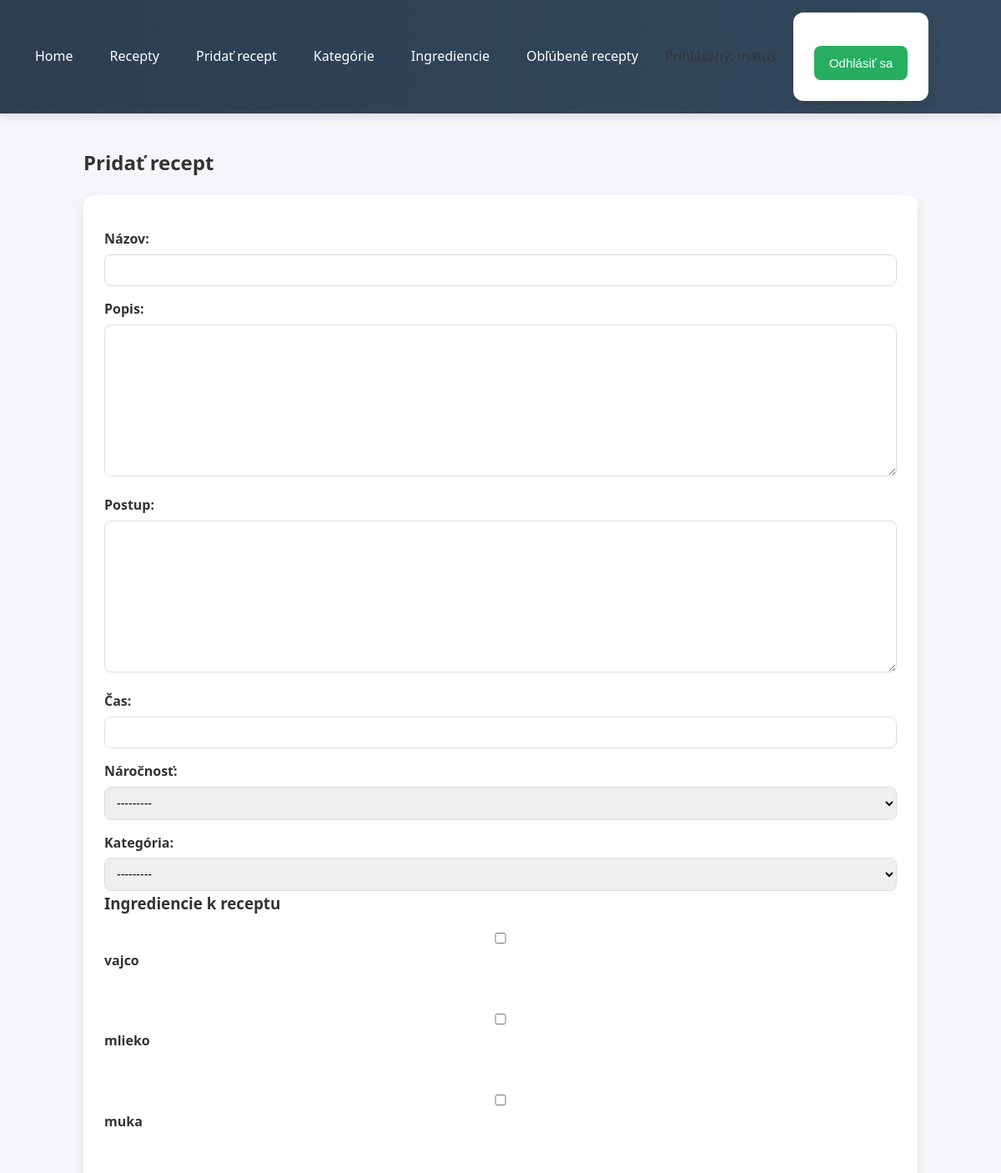
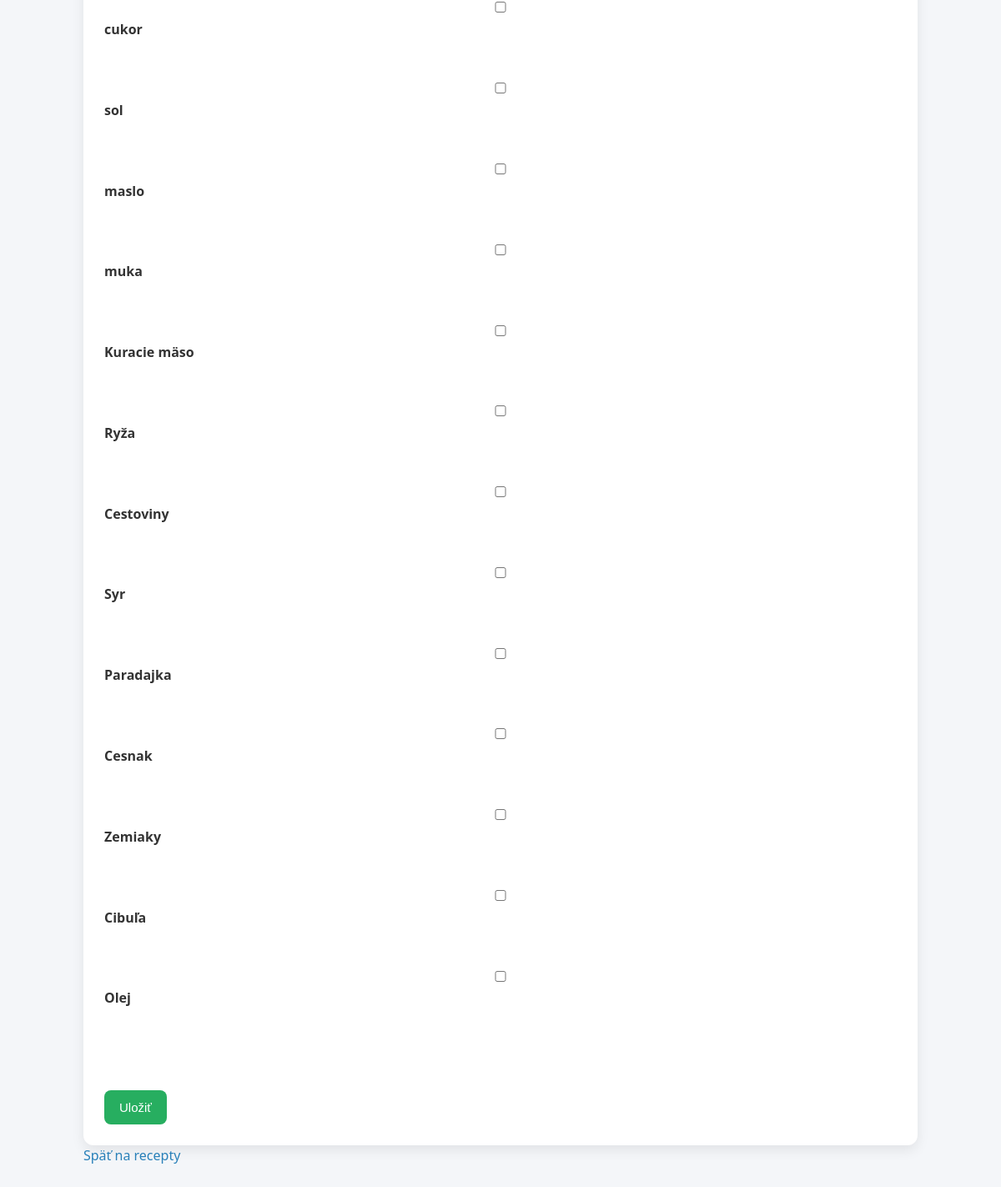
The app's page /add/ (signed in) with its own data (2 pictures, top to bottom).
### recipes/models.py (models this page shows, shortened)
class Ingredient(models.Model):
    name = models.CharField(max_length=100)
    description = models.TextField(blank=True)
    allergen_type = models.CharField(max_length=100, blank=True)

### recipes/views.py (the view)
# urls.py: path('add/', views.add_recipe, name='add_recipe'),
@login_required
def add_recipe(request):
    ingredients = Ingredient.objects.all()
    if request.method == 'POST':
        form = RecipeForm(request.POST)
        if form.is_valid():
            recipe = form.save()
            selected_ingredients = request.POST.getlist('ingredients')
            for ingredient_id in selected_ingredients:
                RecipeIngredient.objects.create(
                    recipe=recipe,
                    ingredient_id=ingredient_id,
                    quantity=0,
                    unit=''
                )
            return redirect('detail', id=recipe.id)
    else:
        form = RecipeForm()
    return render(request, 'recipes/form.html', {
        'form': form,
        'ingredients': ingredients
    })

### recipes/forms.py
class RecipeForm(forms.ModelForm):
    class Meta:
        model = Recipe
        fields = ['name', 'description', 'procedure', 'prep_time', 'difficulty', 'category']

### recipes/models.py (called while the page is built)
    def __str__(self):
        return self.name

### recipes/templates/recipes/form.html (shortened to what this page needs)
{% extends 'recipes/base.html' %}
{% block content %}
<h2>Pridať recept</h2>
<form method="post">
    <label>Názov:</label>
    {{ form.name }}
    <label>Popis:</label>
    {{ form.description }}
    <label>Postup:</label>
    {{ form.procedure }}
    <label>Čas:</label>
    {{ form.prep_time }}
    <label>Náročnosť:</label>
    {{ form.difficulty }}
    <label>Kategória:</label>
    {{ form.category }}
    <h3>Ingrediencie k receptu</h3>
{% for ingredient in ingredients %}
    <label>
        <input type="checkbox" name="ingredients" value="{{ ingredient.id }}">
        {{ ingredient.name }}
    </label>
    <br>
{% endfor %}
    <br><br>
    <button type="submit">Uložiť</button>
</form>
<p>
    <a href="{% url 'recipes' %}">Späť na recepty</a>
</p>
{% endblock %}

### recipes/static/recipes/style.css (style rules this page uses)
* { margin: 0; padding: 0; box-sizing: border-box; }
body { font-family: "Segoe UI", Roboto, Arial, sans-serif; background: #f4f6f9; color: #333; line-height: 1.6; }
h1, h2 { margin-bottom: 20px; }
a { color: #2980b9; text-decoration: none; font-weight: 500; }
form { background: white; padding: 25px; border-radius: 12px; box-shadow: 0 6px 15px rgba(0,0,0,0.08); }
label { font-weight: 600; display: block; margin-top: 15px; margin-bottom: 5px; }
input, textarea, select { width: 100%; padding: 10px; border: 1px solid #ddd; border-radius: 8px; font-size: 14px; }
textarea { min-height: 100px; resize: vertical; }
button { margin-top: 15px; background: #27ae60; color: white; padding: 12px 18px; border: none; border-radius: 8px; cursor: pointer; font-size: 15px; transition: 0.2s; }

### records on screen
Ingredient: name "vajco"
Ingredient: name "mlieko"
Ingredient: name "muka"
Ingredient: name "cukor"
Ingredient: name "sol"
Ingredient: name "maslo"
Ingredient: name "muka"
Ingredient: name "Kuracie mäso"
Ingredient: name "Ryža"
Ingredient: name "Cestoviny"
Ingredient: name "Syr"
Ingredient: name "Paradajka"
Ingredient: name "Cesnak"
Ingredient: name "Zemiaky"
Ingredient: name "Cibuľa"
Ingredient: name "Olej"
